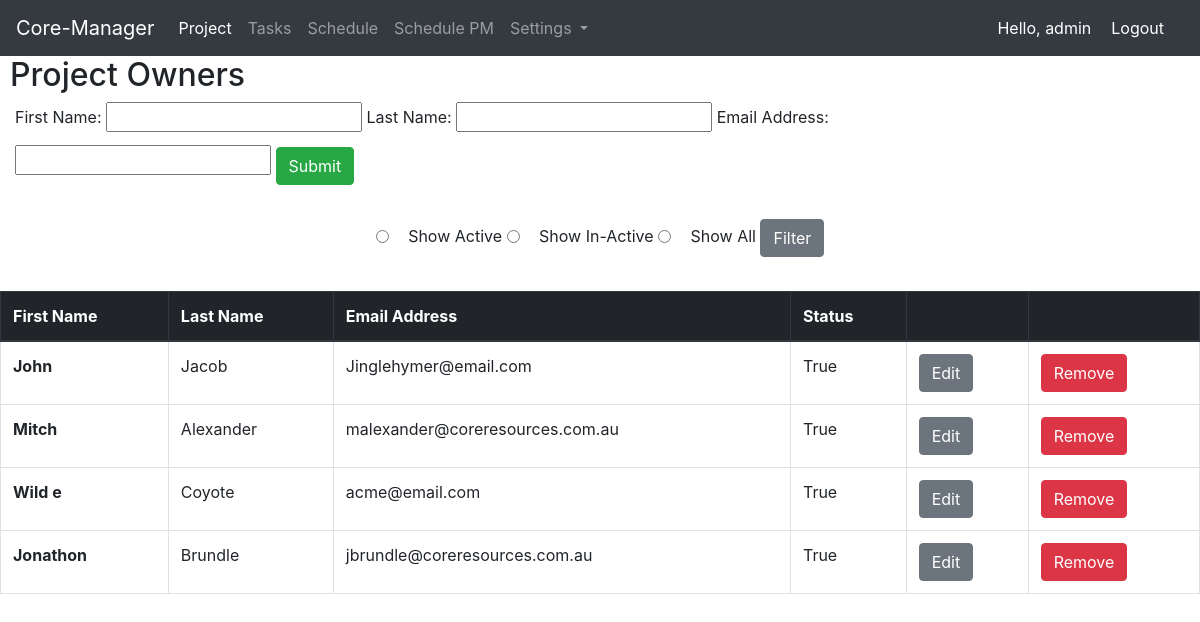
The page /project_owners (signed in) on the database as committed earlier.
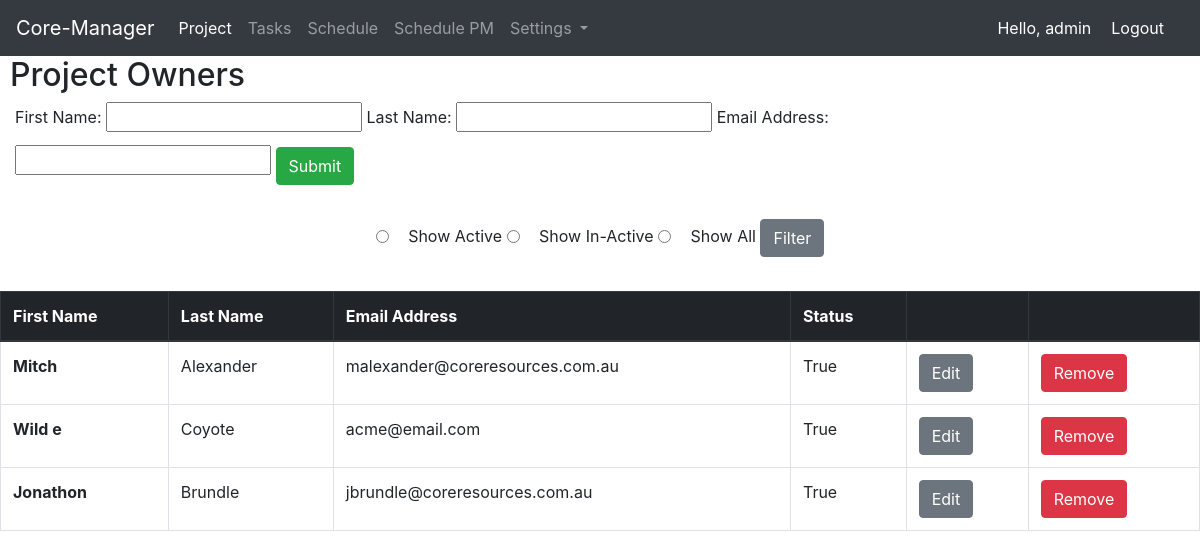
The same page on the database as committed later.
### project/models.py (models this page shows, shortened)
class ProjectOwners(models.Model):
    first_name = models.CharField(max_length=50)
    last_name = models.CharField(max_length=70)
    email_address = models.CharField(max_length=250, blank=True)
    status_active = models.BooleanField(default=True)
    project_owner_concat_name = models.CharField(max_length=100, blank=True)

### home/decorators.py (the view)
        def wrapper_func(request, *args, **kwargs):
            group = None
            if request.user.groups.exists():
                group= request.user.groups.all()[0].name
            if group in allowed_roles:
                return view_func(request, *args, **kwargs)
            else:
                return HttpResponse('You are not authorised to view this page')

### templates/project/project_owner.html (shortened to what this page needs)
{% extends 'base.html' %}
{% load static %}
{% block css_files %}
        <link rel="stylesheet" href="{% static "project/project.css" %}">
  {% endblock %}
{% block content %}
<h2>Project Owners</h2>
{% if submitted %}
{% else %}
    <form class="form_add" action="" method="POST">
        {{ form }}
        <input id="form_submit" type="submit" value="Submit" name="submit_form" class="btn btn-success">
    </form>
{% endif %}
<br/>
<div class="table_sort">
    <form method="POST" action="">
        <input class="radio_filter" type="radio" value="True" name="project_owner_status"/> Show Active
        <input class="radio_filter" type="radio" value="False" name="project_owner_status"/> Show In-Active
        <input class="radio_filter" type="radio" value="Default" name="project_owner_status"/> Show All
        <input class="btn btn-secondary" type="submit" value="Filter" name="project_filter">
    </form>
</div>
<br/>
<table class="table table-bordered table-hover">
    <thead class="thead-dark">
    <tr>
        <th scope="col">First Name</th>
        <th scope="col">Last Name</th>
        <th scope="col">Email Address</th>
        <th scope="col">Status</th>
        <th scope="col"></th>
        <th scope="col"></th>
    </tr>
    </thead>
    <tbody>
{% if project_owner_list %}
    {% for owner in project_owner_list %}
        <tr>
            <th scope="row">{{owner.first_name}}</th>
            <td>{{owner.last_name}}</td>
            <td>{{owner.email_address}}</td>
            <td>{{owner.status_active}}</td>
            <td><a href="{% url 'project_app:edit_project_owner' owner.id %}" class="btn btn-secondary">Edit</a></td>
            <td><a href="{% url 'project_app:delete_project_owner' owner.id %}" class="btn btn-danger ">Remove</a></td>
        </tr>
    {% endfor %}
{% endif %}
    </tbody>
</table>
{% endblock %}

Rows that differ between the two databases and show on the page:
no longer on this page (row edited): ProjectOwners: first_name "John", last_name "Jacob", email_address "Jinglehymer@email.com", status_active "True"
